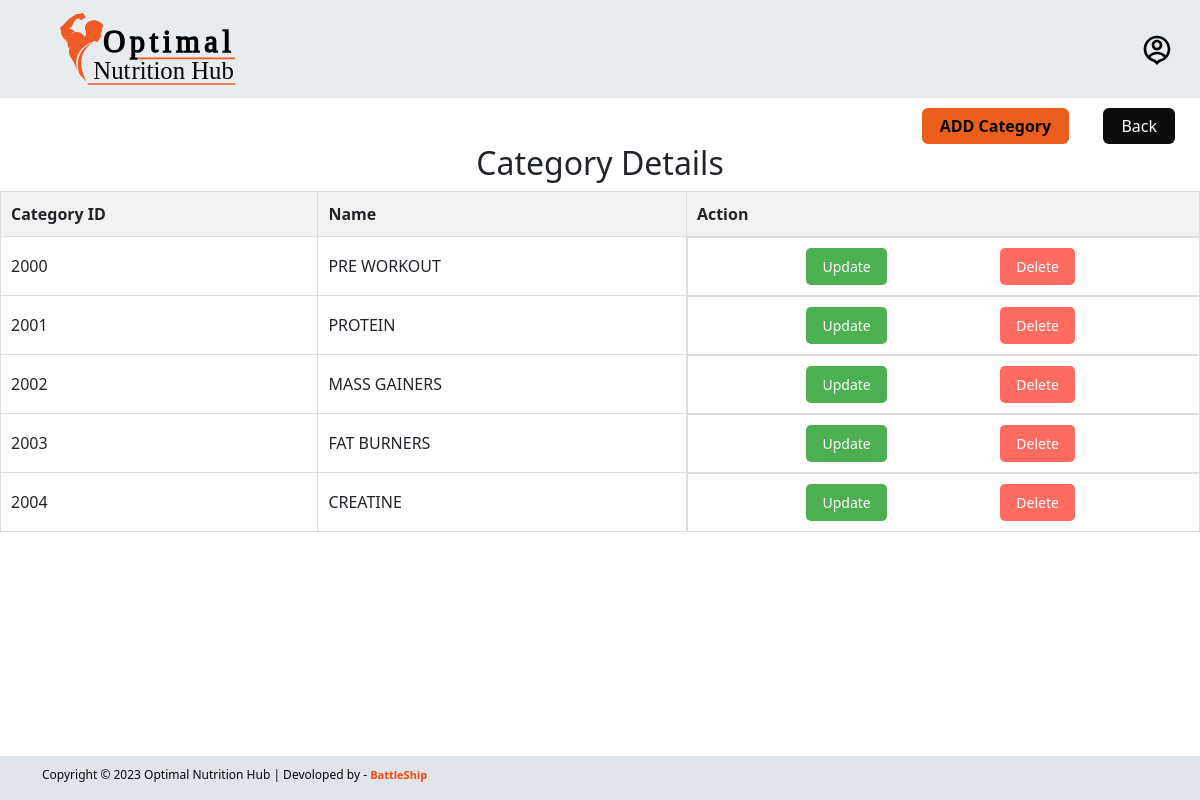
Screenshot of /admin/category-management/category-manage.php (signed in) with the database file from the repository.
### tables this page shows
CREATE TABLE `category` (
  `category_id` int(11) NOT NULL,
  `category_name` varchar(50) DEFAULT NULL
);

### admin/category-management/category-manage.php (the view, shortened to what this page needs)
<?php
include('../../database/config.php');
?>
<!DOCTYPE html>
<html lang="en">
<head>
    <link href="https://cdn.jsdelivr.net/npm/bootstrap@5.3.2/dist/css/bootstrap.min.css" rel="stylesheet">
    <link rel="stylesheet" href="../../css/main.css">
    <link rel="stylesheet" href="../../css/footer.css">
    <link rel="stylesheet" href="../../css/staff-management.css?v=<?php echo time(); ?>">
</head>
<body>
    <?php
    include('../../includes/admin-navigation-bar.php');
    ?>
    <div class="back-button-container">
        <a href="category-add.php" class="Registration">ADD Category</a>
        <a href="../home-pages/admin-home.php" class="back-button">Back</a>
    </div>
    <h2 class="text-center ">Category Details</h2>
    <table>
        <tr>
            <th>Category ID</th>
            <th>Name</th>
            <th>Action</th>
        </tr>
        <?php
        $get_custdetails = "SELECT * FROM category ";
        $result = mysqli_query($con, $get_custdetails);
        $row_count = mysqli_num_rows($result);
        if ($row_count == 0) {
            echo "<h2 class='bg-danger text-center mt-5 '> No category yet </h2>";
        } else {
            while ($row_data = mysqli_fetch_assoc($result)) {
                $category_id = $row_data['category_id'];
                $category_name = $row_data['category_name'];
                echo "<tr>
                    <td>$category_id</td>
                    <td>$category_name</td>
                    <td class='action-links'>
                    <a href='category-edit.php?categoryId=$category_id' class='update'>Update</a>
                    <a href='category-manage.php?categoryId=$category_id' class='deactivate'>Delete</a>
                    </td>
                </tr>
                    ";
            }
        }
        ?>
    </table>
    <div class="fixed-bottom ">
        <footer class="bettle">
            <div class="container">
                <div class="row">
                    <div class="col-md-8 col-sm-6 col-xs-12">
                        <p class="copyright-text">Copyright &copy; 2023 Optimal Nutrition Hub | Devoloped by -
                            <a href="#"> BattleShip</a>
                        </p>
                    </div>
                </div>
            </div>
        </footer>
    </div>
</body>
</html>

### css/main.css (style rules this page uses)
.back-button-container { text-align: right; margin-top: 10px; }
.back-button { display: inline-block; padding: 6px 18px; margin-right: 25px; font-size: 16px; text-decoration: none; background-color: #0c0c0c; color: white; border-radius: 6px; transition: background-color 0.3s; }
.Registration { display: inline-block; padding: 6px 18px; margin-right: 30px; font-size: 16px; font-weight: 700; text-decoration: none; background-color: #ec5e1c; color: rgb(5, 5, 5); border-radius: 6px; border-color: #0c0c0c; border: 2px; transition: background-color 0.3s; }

### css/footer.css (style rules this page uses)
.bettle { font-size: 12px; background-color: #dfe5eb; color: #080808; padding-top: 10px; }
.bettle a { font-size: 11px; text-align: center; margin: 20px 0 10px; color: orangered; text-decoration: none; font-weight: 300; font-weight: bold; }

### css/staff-management.css (style rules this page uses)
table { width: 100%; border-collapse: collapse; margin-bottom: 20px; }
th, td { border: 1px solid #ddd; padding: 10px; text-align: left; }
th { background-color: #f2f2f2; }
.action-links { display: flex; justify-content: space-evenly; align-items: center; }
.view, .update, .deactivate { padding: 8px 16px; cursor: pointer; color: white; border: none; border-radius: 5px; text-align: center; text-decoration: none; display: inline-block; font-size: 14px; margin-right: 5px; }
.update { background-color: #4CAF50; }
.deactivate { background-color: #ff6b60; }

### rows the page displays
category: category_id "2000", category_name "PRE WORKOUT"
category: category_id "2001", category_name "PROTEIN"
category: category_id "2002", category_name "MASS GAINERS"
category: category_id "2003", category_name "FAT BURNERS"
category: category_id "2004", category_name "CREATINE"
